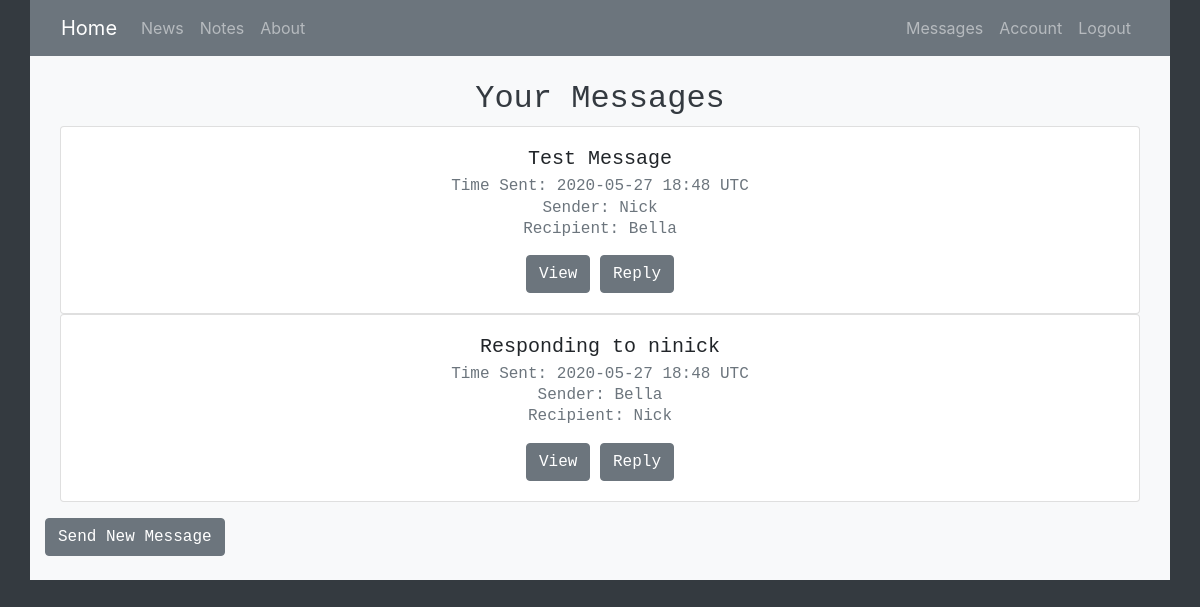
/view_messages (signed in), run on an earlier commit of the app's database.
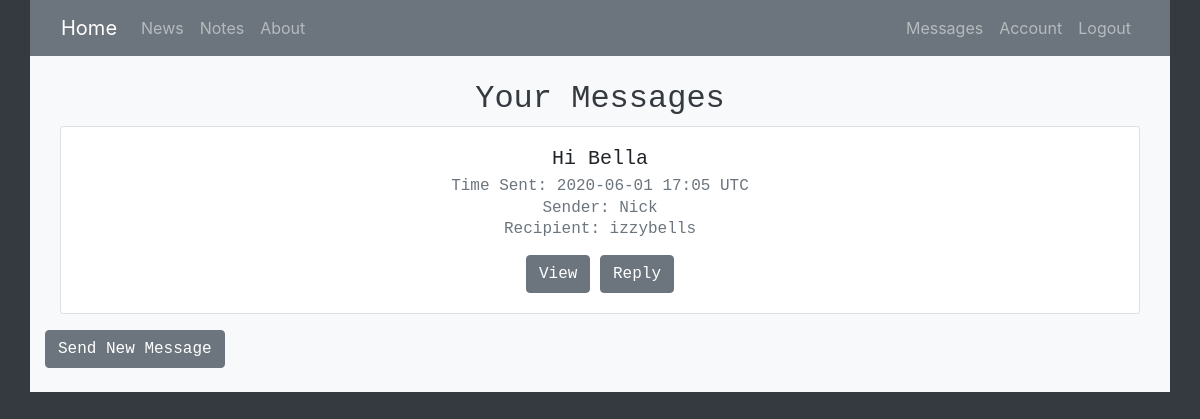
And on a later commit of the database.
### homepage/models.py (models this page shows, shortened)
class Message(db.Model):
    id = db.Column(db.Integer, primary_key=True)
    sender_id = db.Column(db.Integer, db.ForeignKey('user.id'), nullable=False)
    recipient_id = db.Column(db.Integer, nullable=False)
    subject = db.Column(db.String(120), nullable=False, default="Subject")
    body = db.Column(db.Text, nullable=False)
    time_sent = db.Column(db.DateTime, nullable=False, default=datetime.datetime.utcnow)
    unread = db.Column(db.Boolean, nullable=False, default=True)

class User(db.Model, UserMixin):
    id = db.Column(db.Integer, primary_key=True)
    username = db.Column(db.String(20), unique=True, nullable=False)
    email = db.Column(db.String(120), unique=True, nullable=False)
    image_file = db.Column(db.String(20), nullable=False, default='default.jpg')
    password = db.Column(db.String(60), nullable=False)
    zip_code = db.Column(db.Integer, nullable=False)
    notes = db.relationship('Note', backref='author', lazy=True)
    links = db.relationship('Link', backref='author', lazy=True)
    sent_messages = db.relationship('Message', backref="sender", lazy=True)

### homepage/messages/routes.py (the view)
@login_required
@messages.route('/view_messages')
def view_messages():
    message_list = []
    user = User.query.order_by(Message.time_sent.desc()).get(current_user.id)
    sent_messages = user.sent_messages
    for message in sent_messages:
        sender = current_user.username
        recipient = User.query.get(message.recipient_id).username
        message_list.append((message, sender, recipient))
    for message in Message.query.order_by(Message.time_sent.desc()).filter_by(recipient_id=current_user.id):
        message.unread = False
        db.session.commit()
        sender = User.query.get(message.sender_id).username
        recipient = current_user.username
        message_list.append((message, sender, recipient))
    sorted_message_list = sorted(
        message_list,
        key=lambda x: datetime.strptime(x[0].time_sent.strftime('%m/%d/%Y/%H'), '%m/%d/%Y/%H'), reverse=True
    )
    return render_template('view_messages.html', messages=sorted_message_list)

### homepage/models.py (called while the page is built)
@login_manager.user_loader
def load_user(user_id):
    return User.query.get(int(user_id))

### homepage/templates/view_messages.html (shortened to what this page needs)
{% extends "new_layout.html" %}
{% block content %}
<div class="container">
    <div class="row">
        <div class="col-md-12">
            <h2 class="text-dark text-center align-center">Your Messages</h2>
        </div>
    </div>
    <div class="row">
        <div class="col-sm-12">
            {% for message in messages %}
            <div class="card text-center">
                <div class="card-body block">
                <h5 class="card-title">{{ message[0].subject }}</h5>
                <h6 class="card-subtitle mb-2 text-muted">Time Sent: {{ message[0].time_sent.strftime('%Y-%m-%d %H:%M') }} UTC</h6>
                <h6 class="card-subtitle mb-2 text-muted">Sender: {{ message[1] }}</h6>
                <h6 class="card-subtitle mb-2 text-muted">Recipient: {{ message[2] }}</h6>
                <a href="{{ url_for('messages.view_message', message_id=message[0].id) }}" class="btn btn-secondary">View</a>
                <a href="{{ url_for('messages.new_message') }}" class="btn btn-secondary">Reply</a>
                </div>
            </div>
            {% endfor %}
        </div>
    </div>
    <div class="row pt-3">
        <a href="{{ url_for('messages.new_message') }}" class="btn btn-secondary">Send New Message</a>
    </div>
</div>
 {% endblock content %}

What changed in the data, as far as the page shows it:
removed Message: subject "Responding to ninick", time_sent "2020-05-27 18:48", username "Bella", username "Nick"
changed Message "Nick": subject "Test Message" → "Hi Bella"; time_sent "2020-05-27 18:48" → "2020-06-01 17:05"; username "Bella" → "izzybells"
